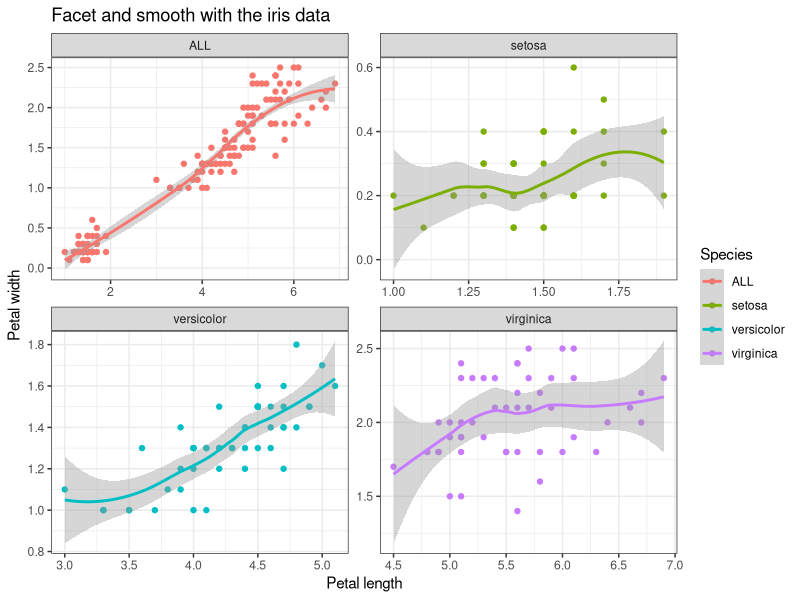

Generate this figure with R:
library(dplyr)
library(ggplot2)

# iris dataset
i1<-iris %>%
  select(Sepal.Length,Sepal.Width,Petal.Length,Petal.Width,Species)%>%
  mutate(type='ALL')#將all 合併入species
i3<-iris %>%
  select(Sepal.Length,Sepal.Width,Petal.Length,Petal.Width,Species)%>%
  mutate(type=Species)
i2<-rbind(i1,i3)

i<- ggplot(i2, aes(x=Petal.Length, y=Petal.Width,color=type))+geom_point()+
  labs(title="Facet and smooth with the iris data",
       x="Petal length", y="Petal width") +
  stat_smooth() #stat_smooth(method = "lm", se = FALSE)
i+ facet_wrap(~type,scales = "free")+#scale=free讓xy軸的值可隨種類不同改變，不會固定
  theme_bw()+scale_color_discrete(name="Species")


